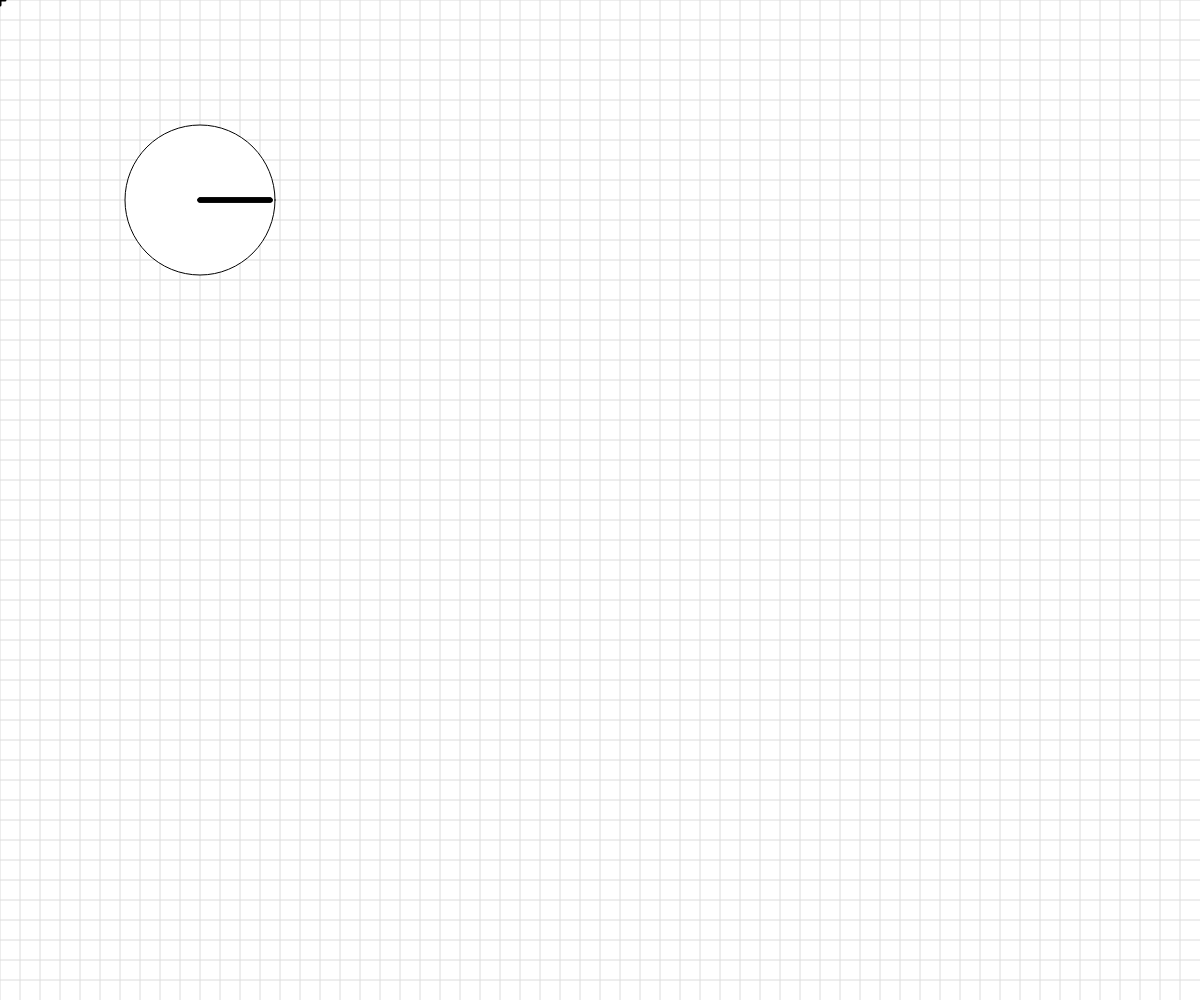
Frame 1 (no input)
Frame 60 (no input): identical to frame 1, image omitted
Frame 120 (the mouse pressed at the canvas centre since frame 60): identical to frame 1, image omitted

The p5.js sketch that drew this single still picture (run headless with seeded random() and noise() and a simulated clock; from frame 60 on, the mouse is pressed at the canvas centre):

// p5.js sketch
// ── sketch.js
// Basic Transformations Sandbox


let originalSpacing = 20;


function setup() {
  createCanvas(windowWidth, windowHeight);
  angleMode(DEGREES);
}

function draw() {
  background(255);
  drawBasicGrid(220);


  //transformation one: TRANSLATION

  //   push(); //this makes a copy of the coords system
  // translate(100, 50);
  // drawBasicGrid(150);
  // rectangleRed(0,0);
  // pop(); //discards the current coords system

  // rectangleBlue(0, 0);

  //add push()  pop()




  //transformation two: SCALE

  // rectangleRed(40, 0);
  // push();
  // // scale 1 -> no change
  // //scale <1 -> smaller system
  // // scale 1> -> larger change
  // let scaleAmount = mouseX;
  // scaleAmount = map(scaleAmount, 0, width, 0, 20);

  // translate(65, 65);
  // //move origon to rectangle location
  // scale(scaleAmount);
  // rectangleRed(0, 0);




  // translate(100, 0);
  // scale(scaleAmount);


  // drawBasicGrid(150);
  // rectangleBlue(20, 20);
  // pop();


  //transformation three: ROTATION
  //reminder: rotations are measured in radians
  // , not degrees! Functions can help with the conversion...
  
  // push();
  // translate(200, 200);
  // rotate(frameCount);
  // //drawBasicGrid(150);
  // face(0, 0);
  // pop();

  //Combinations of Transformations

  push();
  translate(200, 200);
  circle(0, 0, 150)
  strokeWeight(5);
  let numLines
  for(let i = 0; i < 4; i ++){
    line(0, 0, 70, 0);
  }

  pop();

}

function wagonWheel(){
  //create a wheel with a cross in the middle
  push();
  circle(150, 150, 200)
  strokeWeight(5);
  line(250, 150, 50, 150);

  pop();
}


function face(x, y) {
  //draw a face at x,y
  push();
  translate(x,y);
  ellipseMode(CENTER);
  fill(200,200,0);
  stroke(0);
  ellipse(0,0,80,80);
  fill(90, 140, 30, 220);
  triangle(-20, 20, 20, 20, 0, 30);
  fill(0);
  ellipse(-25,0,10,10);
  ellipse(25,0,10,10);
  strokeWeight(5);
  line(-30,-10,30,-10);
  strokeWeight(1);
  pop();

}

function rectangleRed(x, y) {
  //draw a red rectangle at x,y (sized 50 pixels square) - to visualize what happens to the coordinate system
  //when different basic transformations are applied.
  noStroke();
  fill(255, 0, 0, 150);
  rect(x, y, 50, 50);

}

function rectangleBlue(x, y) {
  //draw a red rectangle at x,y (sized 50 pixels square) - to visualize what happens to the coordinate system
  //when different basic transformations are applied.
  noStroke();
  fill(0, 0, 255, 150);
  rect(x, y, 50, 50);

}

function drawBasicGrid(shade) {
  //draw the normal cartesian Coordinate Grid, in a light color. Spaced at 20 px by default
  stroke(shade);
  for (let x = 0; x < width; x += 20) {
    line(x, 0, x, height);
  }
  for (let y = 0; y < height; y += 20) {
    line(0, y, width, y);
  }

  //Draw "X" at the origin
  strokeWeight(3);
  stroke(0);
  line(-5,0,5,0);
  line(0,5,0,-5);
  strokeWeight(1);
}
